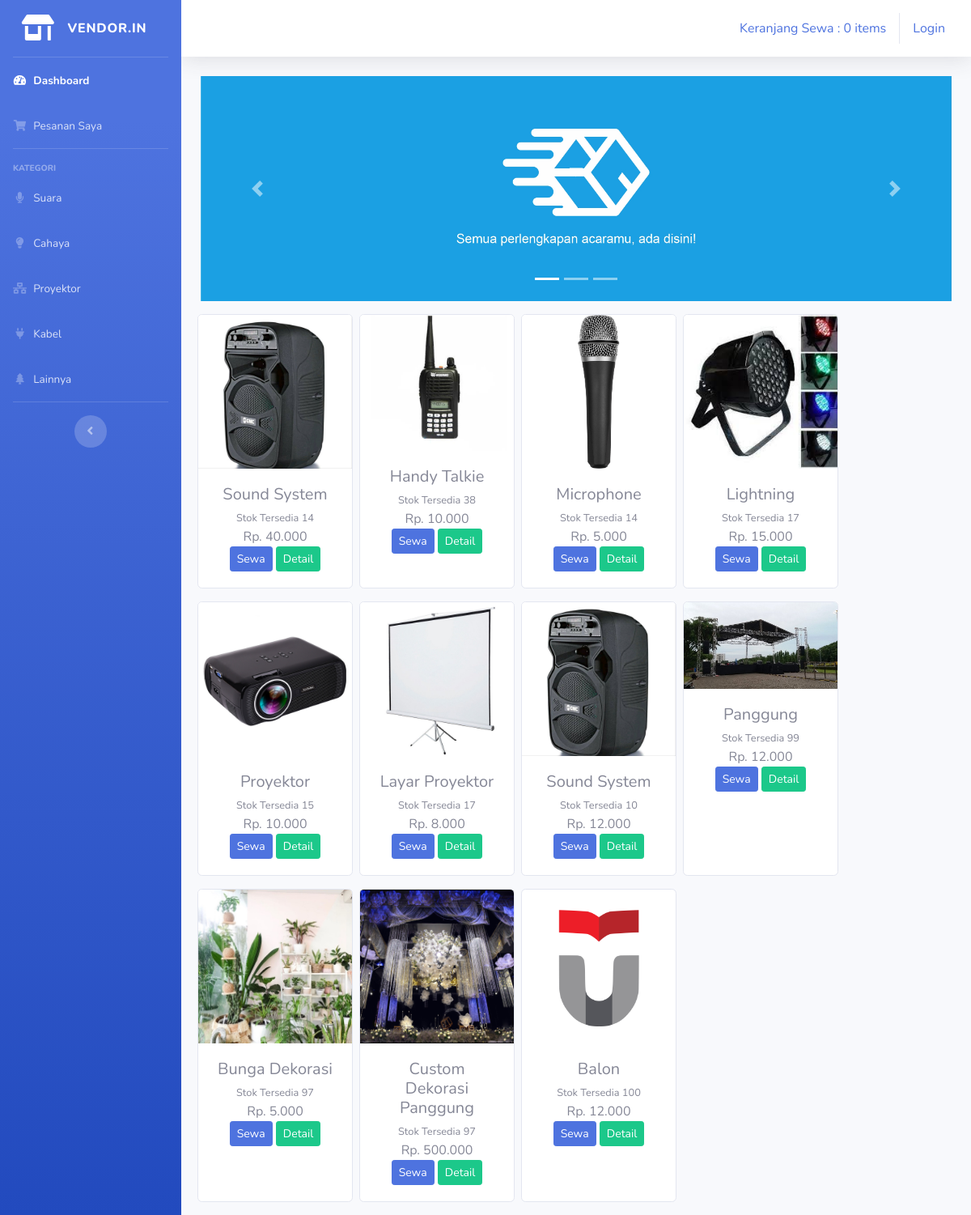
The page / on the database its author committed.
### tables this page shows
CREATE TABLE `tb_barang` (
  `id_brg` int(11) NOT NULL,
  `id_vendor` int(11) NOT NULL,
  `nama_brg` varchar(120) NOT NULL,
  `keterangan` varchar(225) NOT NULL,
  `kategori` varchar(60) NOT NULL,
  `harga` int(11) NOT NULL,
  `stok` int(4) NOT NULL,
  `gambar` text NOT NULL
);

### application/controllers/Welcome.php (called while the page is built, shortened)
<?php
class Welcome extends CI_Controller {
	public function index ()
	{
		$data['barang'] = $this->model_barang->tampil_data()->result();
		$this->load->view('templates/header');
		$this->load->view('templates/sidebar');
		$this->load->view('dashboard', $data);
		$this->load->view('templates/footer');
	}
}

### index.php (called while the page is built, shortened)
<?php
require_once BASEPATH.'core/CodeIgniter.php';

### application/models/model_barang.php (called while the page is built, shortened)
<?php
class Model_barang extends CI_Model{
	public function tampil_data($id_vendor = null){
		return $this->db->get('tb_barang');
	}
}

### application/views/dashboard.php (the view, shortened to what this page needs)
<div class="container-fluid">
    <div id="carouselExampleIndicators" class="carousel slide" data-ride="carousel">
        <ol class="carousel-indicators">
            <li data-target="#carouselExampleIndicators" data-slide-to="0" class="active"></li>
            <li data-target="#carouselExampleIndicators" data-slide-to="1"></li>
            <li data-target="#carouselExampleIndicators" data-slide-to="2"></li>
        </ol>
        <div class="carousel-inner">
            <div class="carousel-item active">
                <img src="<?php echo base_url('assets/img/slider1.jpg') ?>" class="d-block w-100" alt="...">
            </div>
        </div>
        <a class="carousel-control-prev" href="#carouselExampleIndicators" role="button" data-slide="prev">
            <span class="carousel-control-prev-icon" aria-hidden="true"></span>
        </a>
        <a class="carousel-control-next" href="#carouselExampleIndicators" role="button" data-slide="next">
            <span class="carousel-control-next-icon" aria-hedden="true"></span>
        </a>
    </div>
    <div class="row text-center mt-3">
        <?php foreach ($barang as $brg) : ?>
            <div class="card ml-2 mb-3" style="width: 12rem;">
                <img src="<?php echo base_url().'/uploads/'.$brg->gambar ?>" class="card-img-top" alt="...">
                    <div class="card-body">
                        <h5 class="card-title mb-1"><?php echo $brg->nama_brg ?></h5>
                        <small>Stok Tersedia <?php echo $brg->stok ?></small><br>
                    <span>Rp. <?php echo number_format($brg->harga, 0,',','.')  ?></span><br>
                    <?php echo anchor('dashboard/tambah_ke_keranjang/'.$brg->id_brg, '<div class="btn btn-sm btn-primary">Sewa</div>') ?>
                    <?php echo anchor('dashboard/detail/'.$brg->id_brg, '<div class="btn btn-sm btn-success">Detail</div>') ?>
            </div>
        </div>
        <?php endforeach; ?>
    </div>
</div>

### application/views/templates/header.php (shortened to what this page needs)
<!DOCTYPE html>
<html lang="en">
<head>
    <link href="<?php echo base_url() ?>assets/vendor/fontawesome-free/css/all.min.css" rel="stylesheet" type="text/css">
    <link href="<?php echo base_url() ?>assets/css/sb-admin-2.min.css" rel="stylesheet">
</head>

### application/views/templates/sidebar.php (shortened to what this page needs)
<body id="page-top">
    <div id="wrapper">
        <ul class="navbar-nav bg-gradient-primary sidebar sidebar-dark accordion" id="accordionSidebar">
            <a class="sidebar-brand d-flex align-items-center justify-content-center" href="welcome">
                <div class="sidebar-brand-icon">
                    <i class="fas fa-store-alt"></i>
                </div>
                <div class="sidebar-brand-text mx-3">Vendor.In</div>
            </a>
            <hr class="sidebar-divider my-0">
            <li class="nav-item active">
                <a class="nav-link" href="<?php echo base_url('welcome') ?>">
                    <i class="fas fa-fw fa-tachometer-alt"></i>
                    <span>Dashboard</span></a>
            </li>
            <li class="nav-item">
                <a class="nav-link" href="<?php echo base_url('Dashboard/pesananSaya') ?>">
                    <i class="fas fa-fw fa-shopping-cart"></i>
                    <span>Pesanan Saya</span></a>
            </li>
            <hr class="sidebar-divider">
            <div class="sidebar-heading">
                KATEGORI
            </div>
            <li class="nav-item">
                <a class="nav-link" href="<?php echo base_url('kategori/suara') ?>">
                    <i class="fas fa-fw fa-microphone"></i>
                    <span>Suara</span></a>
            </li>
              <li class="nav-item">
                <a class="nav-link" href="<?php echo base_url('kategori/cahaya') ?>">
                    <i class="fas fa-fw fa-lightbulb"></i>
                    <span>Cahaya</span></a>
            </li>
              <li class="nav-item">
                <a class="nav-link" href="<?php echo base_url('kategori/proyektor') ?>">
                    <i class="fas fa-fw fa-network-wired"></i>
                    <span>Proyektor</span></a>
            </li>
              <li class="nav-item">
                <a class="nav-link" href="<?php echo base_url('kategori/kabel') ?>">
                    <i class="fas fa-fw fa-plug"></i>
                    <span>Kabel</span></a>
            </li>
            <li class="nav-item">
                <a class="nav-link" href="<?php echo base_url('kategori/dll') ?>">
                    <i class="fas fa-fw fa-tree"></i>
                    <span>Lainnya</span></a>
            </li>
            <hr class="sidebar-divider d-none d-md-block">
            <div class="text-center d-none d-md-inline">
                <button class="rounded-circle border-0" id="sidebarToggle"></button>
            </div>
        </ul>
        <div id="content-wrapper" class="d-flex flex-column">
            <div id="content">
                <nav class="navbar navbar-expand navbar-light bg-white topbar mb-4 static-top shadow">
                    <ul class="navbar-nav ml-auto">
                        <div class="navbar">
                            <ul class="nav navbar-nav navbar-right">
                                <li>
                                    <?php
                                    $keranjang = 'Keranjang Sewa : ' . $this->cart->total_items() . ' items'
                                    ?>
                                    <?php echo anchor('dashboard/detail_keranjang', $keranjang) ?>
                                </li>
                            </ul>
                        <ul class="nav navbar-nav navbar-right">
                            <?php if($this->session->userdata('username')) { ?>
                                <li><div>Selamat datang <?php echo $this->session->userdata('username') ?></div></li>
                                <li class="ml-2"><?php echo anchor('auth/logout','Logout') ?></li>
                            <?php } else { ?>
                                <li><?php echo anchor('auth/login','Login') ?></li>
                            <?php } ?>
                        </ul>
                        </div>
                    </ul>
                </nav>

### application/views/templates/footer.php (shortened to what this page needs)
</body>
</html>

### rows shown on the page
tb_barang: gambar (picture), nama_brg "Sound System", stok "14", harga "40.000", id_brg "Sewa", id_brg "Detail"
tb_barang: gambar (picture), nama_brg "Handy Talkie", stok "38", harga "10.000", id_brg "Sewa", id_brg "Detail"
tb_barang: gambar (picture), nama_brg "Microphone", stok "14", harga "5.000", id_brg "Sewa", id_brg "Detail"
tb_barang: gambar (picture), nama_brg "Lightning", stok "17", harga "15.000", id_brg "Sewa", id_brg "Detail"
tb_barang: gambar (picture), nama_brg "Proyektor", stok "15", harga "10.000", id_brg "Sewa", id_brg "Detail"
tb_barang: gambar (picture), nama_brg "Layar Proyektor", stok "17", harga "8.000", id_brg "Sewa", id_brg "Detail"
tb_barang: gambar (picture), nama_brg "Sound System", stok "10", harga "12.000", id_brg "Sewa", id_brg "Detail"
tb_barang: gambar (picture), nama_brg "Panggung", stok "99", harga "12.000", id_brg "Sewa", id_brg "Detail"
tb_barang: gambar (picture), nama_brg "Bunga Dekorasi", stok "97", harga "5.000", id_brg "Sewa", id_brg "Detail"
tb_barang: gambar (picture), nama_brg "Custom Dekorasi Panggung", stok "97", harga "500.000", id_brg "Sewa", id_brg "Detail"
tb_barang: gambar (picture), nama_brg "Balon", stok "100", harga "12.000", id_brg "Sewa", id_brg "Detail"

### other values the page prints
anchor('dashboard/detail_keranjang', $keranjang) "Keranjang Sewa : 0 items"
anchor('auth/login','Login') "Login"
